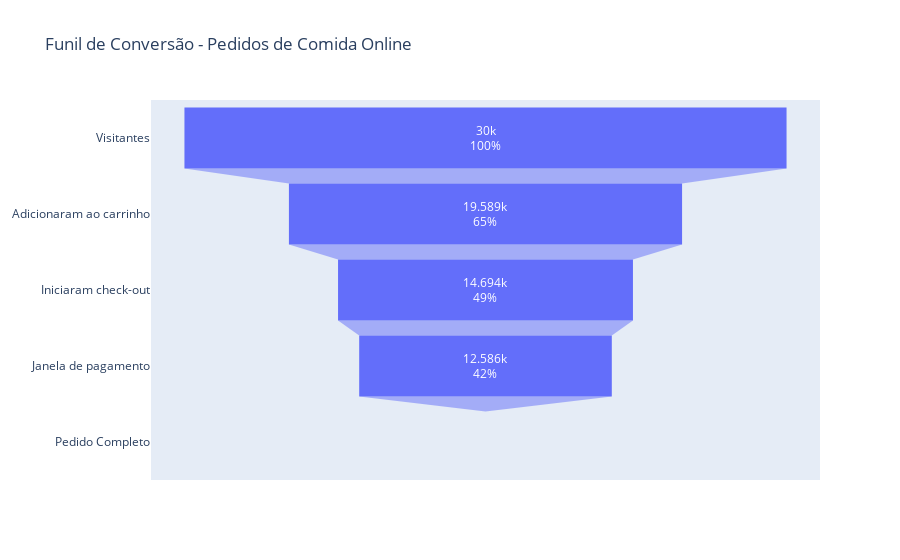

Notebook cell for this chart:
### Markdown cell above
Estudo autônomo
Agora, você pode pedir comida do restaurante online. A propaganda trouxe 30.000 visitantes ao site, e 19.589 usuários adicionaram um produto ao seu carrinho. De todos os nossos usuários, 14.694 começaram o processo de checkout. A janela da ordem de pagamento recebeu 12.586 visitantes, 0% deles acabaram clicando no botão Pedido Completo abaixo.

Construa um funil e crie suas próprias hipóteses sobre onde pode estar o problema.

### Code cell
from plotly import graph_objects as go

fig = go.Figure(go.Funnel(
    y = ["Visitantes", "Adicionaram ao carrinho", "Iniciaram check-out", "Janela de pagamento", "Pedido Completo"],
    x = [30000, 19589, 14694, 12586, 0],
    textinfo = "value+percent initial"
))

fig.update_layout(
    title="Funil de Conversão - Pedidos de Comida Online",
    funnelmode="stack"
)

fig.show()

### Figure 1 — Plotly figure (JSON) as saved in the notebook; plotly's stock layout.template omitted (floating-point values rounded to 4 significant figures)
{"data": [{"textinfo": "value+percent initial", "type": "funnel", "x": [30000, 19589, 14694, 12586, 0], "y": ["Visitantes", "Adicionaram ao carrinho", "Iniciaram check-out", "Janela de pagamento", "Pedido Completo"]}], "layout": {"funnelmode": "stack", "title": {"text": "Funil de Conversão - Pedidos de Comida Online"}}}
